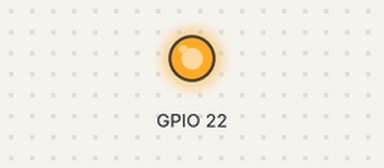
The program below on a simulated ESP32 board running MicroPython. Parts: output pins drawn as LEDs (lit = HIGH). The clock reads 2024-03-15 10:24:30 at power-on unless the program sets it; library files of the repository ran but are not shown: lib_LCD12864.py; what the program prints to the serial console is not drawn. At 5.0 s the program stops and its outputs stay as they are.

Above: at 0.1 s.
Timing chart, 0 to 1.6 s (numbered marks = the images above):
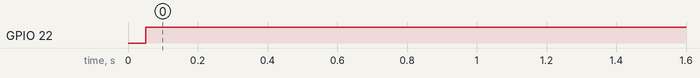

Measured:
- by itself, GPIO 22: LOW → HIGH at 0.05 s

The program:

main.py
```python
import time
import machine
from machine import Pin, UART
from lib_LCD12864 import LCD12864

uart = UART(2, 230400)

spi_lcd = machine.SPI(2,
                      baudrate=20_000_000,
                      polarity=0,
                      phase=0,
                      bits=8,
                      firstbit=machine.SPI.MSB,
                      sck=Pin(18),
                      mosi=Pin(23),
                      miso=Pin(19))

lcd = LCD12864(spi_lcd, 22)


def datetime():
    _t = time.localtime()
    return f"{_t[0]}-{_t[1]}-{_t[2]} {_t[3]}:{_t[4]}:{_t[5]}"


def main():
    print("Program Start")

    _recv = bytearray(1024)
    _tmr = time.time()
    uart.write(b'REQ')

    while time.time() - _tmr < 5:
        if uart.any():
            _tmr = time.time()
            uart.readinto(_recv, 1024)

            # print(len(_recv))
            lcd.clean()
            lcd.draw(_recv)
            # lcd.draw_frame_interlaced()
            # time.sleep_ms(200)
            uart.write(b'REQ')
    print("Program stop")


if __name__ == '__main__':
    main()
```
